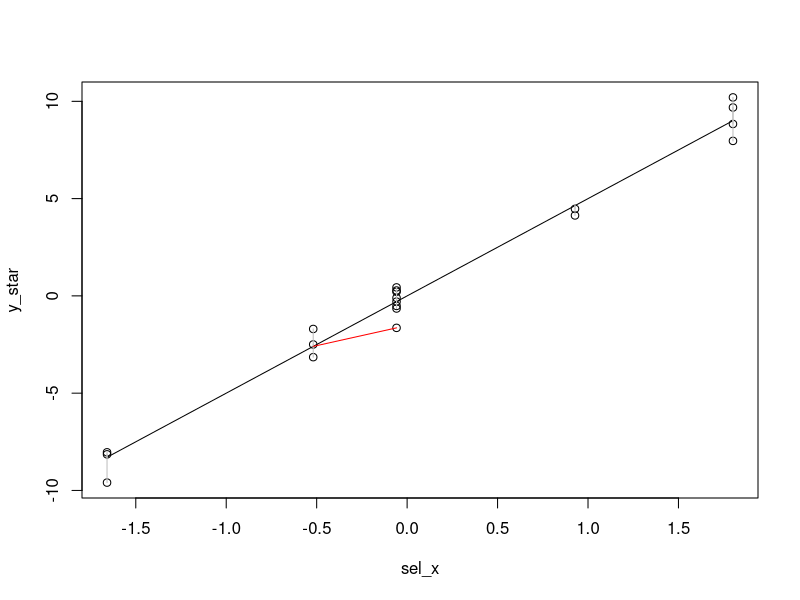

Generate this figure with R:
# Toy Model

# 1. Simulation

bt <- 5            # value of beta
al <- bt           # value of alpha
sigma2_x <- 1      # variance of x
sigma2_eps <- 0.5  # variance of noise
k_classes <- 5     # number of classes (x_i)
n_points <- 20     # number of points

# generate classes and points
x_cands <- sort(rnorm(k_classes, 0, sqrt(sigma2_x)))
mu_cands <- bt * x_cands
sel_class <- sample(k_classes, n_points, TRUE)
sel_x <- x_cands[sel_class]
y_star <- mu_cands[sel_class] +
  rnorm(n_points, 0, sqrt(sigma2_eps))

# predict labels using alpha
muhat_cands <- al * x_cands
library(class)
te_classes <- knn(t(t(muhat_cands)),
                  t(t(y_star)), 1:k_classes, k = 1)

# plot of points and mean line
#  connected to true class
plot(sel_x, y_star)
lines(x_cands, mu_cands)
for (i in 1:n_points) {
  cc = "grey"
  if (te_classes[i] != sel_class[i]) cc = "red"
  lines(c(sel_x[i], x_cands[te_classes[i]]),
        c(y_star[i], mu_cands[te_classes[i]]),
        col = cc)
}
